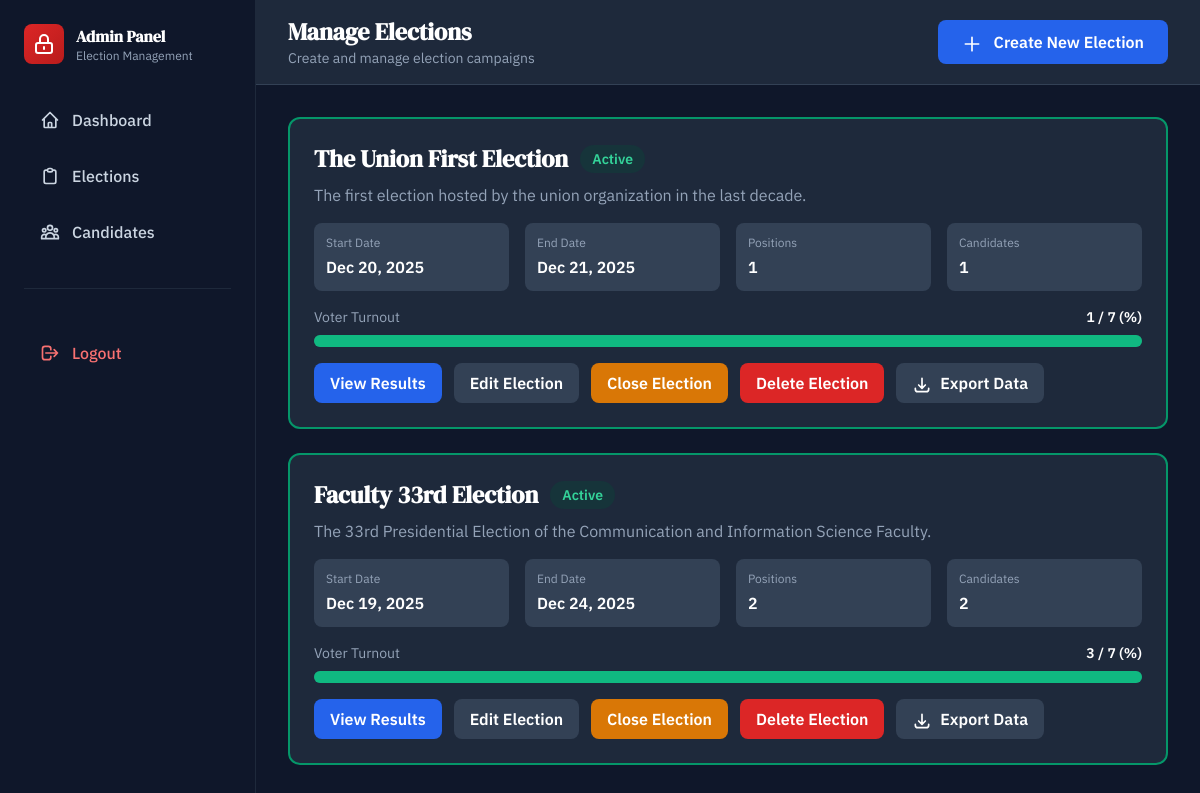
Screenshot of /adm/elections/ (signed in) with the database file from the repository.
### vsapp/models.py (models this page shows, shortened)
class Election(models.Model):
    STATUS_CHOICES = (
        ('draft', 'Draft'),
        ('scheduled', 'Scheduled'),
        ('active', 'Active'),
        ('closed', 'Closed'),
    )
    id = models.UUIDField(primary_key=True, default=uuid.uuid4, editable=False)
    title = models.CharField(max_length=200)
    description = models.TextField()
    start_date = models.DateTimeField()
    end_date = models.DateTimeField()
    status = models.CharField(max_length=10, choices=STATUS_CHOICES, default='draft')
    created_by = models.ForeignKey(User, on_delete=models.CASCADE, related_name='elections_created')
    created_at = models.DateTimeField(auto_now_add=True)
    updated_at = models.DateTimeField(auto_now=True)
    class Meta:
        ordering = ['-created_at']
        indexes = [
            models.Index(fields=['status', 'start_date']),
            models.Index(fields=['end_date']),
        ]
    @property
    def total_votes(self):
        return Vote.objects.filter(candidate__position__election=self).count()

class Position(models.Model):
    id = models.UUIDField(primary_key=True, default=uuid.uuid4, editable=False)
    election = models.ForeignKey(Election, on_delete=models.CASCADE, related_name='positions')
    title = models.CharField(max_length=100)  # e.g., "President", "Vice President"
    description = models.TextField(blank=True)
    order = models.IntegerField(default=0)  # Display order
    max_votes = models.IntegerField(default=1)  # Usually 1 vote per position
    class Meta:
        ordering = ['order', 'title']
        unique_together = ['election', 'title']

### vsapp/views.py (the view, shortened to what this page needs)
# urls.py: path('adm/elections/', views.admin_elections, name='admin_elections'),
@login_required
def admin_elections(request):
    if request.user.user_type != 'admin':
        messages.error(request, 'Access denied.')
        return redirect('index')
    elections = Election.objects.all()
    return render(request, 'admin/elections.html', {'elections': elections, 'total_voters': User.objects.filter(user_type='voter', is_active=True).count()})

### vsapp/templates/admin/elections.html (shortened to what this page needs)
<!DOCTYPE html>
<html lang="en">
<head>
    <script src="https://cdn.tailwindcss.com"></script>
</head>
<body class="bg-slate-900">
    {% include 'components/admin_sidebar.html' %}
    <div class="ml-64 min-h-screen">
        <header class="bg-slate-800 border-b border-slate-700 sticky top-0 z-40">
            <div class="px-8 py-4 flex items-center justify-between">
                <div>
                    <h1 class="text-2xl font-bold text-white serif-title">Manage Elections</h1>
                    <p class="text-slate-400 text-sm">Create and manage election campaigns</p>
                </div>
                <button onclick="showCreateModal()" class="px-6 py-2.5 bg-blue-600 hover:bg-blue-700 text-white rounded-lg font-semibold transition">
                    <svg class="w-5 h-5 inline mr-2" fill="none" stroke="currentColor" viewBox="0 0 24 24">
                        <path stroke-linecap="round" stroke-linejoin="round" stroke-width="2" d="M12 4v16m8-8H4"></path>
                    </svg>
                    Create New Election
                </button>
            </div>
        </header>
        <main class="p-8">
            <div class="space-y-6">
                {% for election in elections %}
                <div class="bg-slate-800 border-2 {% if election.status == 'active' %}border-emerald-600{% elif election.status == 'closed' %}border-red-600{% else %}border-slate-600{% endif %} rounded-xl p-6">
                    <div class="flex items-start justify-between mb-4">
                        <div class="flex-1">
                            <div class="flex items-center gap-3 mb-2">
                                <h2 class="text-2xl font-bold text-white serif-title">{{ election.title }}</h2>
                                <span class="px-3 py-1 {% if election.status == 'active' %}bg-emerald-900 bg-opacity-30 text-emerald-400{% elif election.status == 'closed' %}bg-red-900 bg-opacity-30 text-red-400{% else %}bg-slate-600 text-slate-400{% endif %} rounded-full text-sm font-semibold">
                                    {{ election.get_status_display }}
                                </span>
                            </div>
                            <p class="text-slate-400 mb-4">{{ election.description }}</p>
                            <div class="grid grid-cols-2 md:grid-cols-4 gap-4">
                                <div class="bg-slate-700 rounded-lg p-3">
                                    <p class="text-xs text-slate-400 mb-1">Start Date</p>
                                    <p class="text-white font-semibold">{{ election.start_date|date:"M j, Y" }}</p>
                                </div>
                                <div class="bg-slate-700 rounded-lg p-3">
                                    <p class="text-xs text-slate-400 mb-1">End Date</p>
                                    <p class="text-white font-semibold">{{ election.end_date|date:"M j, Y" }}</p>
                                </div>
                                <div class="bg-slate-700 rounded-lg p-3">
                                    <p class="text-xs text-slate-400 mb-1">Positions</p>
                                    <p class="text-white font-semibold">{{ election.positions.count }}</p>
                                </div>
                                <div class="bg-slate-700 rounded-lg p-3">
                                    <p class="text-xs text-slate-400 mb-1">Candidates</p>
                                    <p class="text-white font-semibold">{{ election.positions.all|length }}</p>
                                </div>
                            </div>
                        </div>
                    </div>
                    {% if election.status == 'active' %}
                    <div class="mb-4">
                        <div class="flex items-center justify-between text-sm mb-2">
                            <span class="text-slate-400">Voter Turnout</span>
                            <span class="text-white font-semibold">{{ election.total_votes }} / {{ total_voters }} ({{ election.turnout_percentage|floatformat:1 }}%)</span>
                        </div>
                        <div class="w-full bg-slate-700 rounded-full h-3">
                            <div class="bg-emerald-500 h-3 rounded-full" style="width: {{ election.turnout_percentage }}%"></div>
                        </div>
                    </div>
                    {% endif %}
                    <div class="flex flex-wrap gap-3">
                        <a href="{% url 'live_results' %}?election={{ election.id }}" class="px-4 py-2 bg-blue-600 hover:bg-blue-700 text-white rounded-lg font-semibold transition">
                            View Results
                        </a>
                        <button onclick="showEditModal('{{ election.id }}', '{{ election.title }}', '{{ election.description }}', '{{ election.start_date|date:"Y-m-d\TH:i" }}', '{{ election.end_date|date:"Y-m-d\TH:i" }}', '{{ election.status }}')" class="px-4 py-2 bg-slate-700 hover:bg-slate-600 text-white rounded-lg font-semibold transition">
                            Edit Election
                        </button>
                        {% if election.status == 'active' %}
                        <form method="post" style="display: inline;">
                            <button type="submit" class="px-4 py-2 bg-amber-600 hover:bg-amber-700 text-white rounded-lg font-semibold transition">
                                Close Election
                            </button>
                        </form>
                        {% endif %}
                        <button onclick="confirmDelete('{{ election.id }}', '{{ election.title }}')" class="px-4 py-2 bg-red-600 hover:bg-red-700 text-white rounded-lg font-semibold transition">
                            Delete Election
                        </button>
                        <button class="px-4 py-2 bg-slate-700 hover:bg-slate-600 text-white rounded-lg font-semibold transition">
                            <svg class="w-5 h-5 inline mr-1" fill="none" stroke="currentColor" viewBox="0 0 24 24">
                                <path stroke-linecap="round" stroke-linejoin="round" stroke-width="2" d="M4 16v1a3 3 0 003 3h10a3 3 0 003-3v-1m-4-4l-4 4m0 0l-4-4m4 4V4"></path>
                            </svg>
                            Export Data
                        </button>
                    </div>
                </div>
                {% endfor %}
            </div>
        </main>
    </div>
</body>
</html>

### vsapp/templates/components/admin_sidebar.html (shortened to what this page needs)
<aside class="w-64 bg-slate-900 min-h-screen fixed left-0 top-0 border-r border-slate-800">
    <div class="p-6">
        <div class="flex items-center space-x-3 mb-8">
            <div class="w-10 h-10 bg-gradient-to-br from-red-600 to-red-700 rounded-lg flex items-center justify-center">
                <svg class="w-6 h-6 text-white" fill="none" stroke="currentColor" viewBox="0 0 24 24">
                    <path stroke-linecap="round" stroke-linejoin="round" stroke-width="2" d="M12 15v2m-6 4h12a2 2 0 002-2v-6a2 2 0 00-2-2H6a2 2 0 00-2 2v6a2 2 0 002 2zm10-10V7a4 4 0 00-8 0v4h8z"></path>
                </svg>
            </div>
            <div>
                <h2 class="text-white font-bold serif-title">Admin Panel</h2>
                <p class="text-xs text-slate-400">Election Management</p>
            </div>
        </div>
        <nav class="space-y-2">
            <a href="{% url 'admin_dashboard' %}" class="flex items-center space-x-3 px-4 py-3 rounded-lg text-slate-300 hover:bg-slate-800 hover:text-white transition">
                <svg class="w-5 h-5" fill="none" stroke="currentColor" viewBox="0 0 24 24">
                    <path stroke-linecap="round" stroke-linejoin="round" stroke-width="2" d="M3 12l2-2m0 0l7-7 7 7M5 10v10a1 1 0 001 1h3m10-11l2 2m-2-2v10a1 1 0 01-1 1h-3m-6 0a1 1 0 001-1v-4a1 1 0 011-1h2a1 1 0 011 1v4a1 1 0 001 1m-6 0h6"></path>
                </svg>
                <span class="font-medium">Dashboard</span>
            </a>
            <a href="{% url 'admin_elections' %}" class="flex items-center space-x-3 px-4 py-3 rounded-lg text-slate-300 hover:bg-slate-800 hover:text-white transition">
                <svg class="w-5 h-5" fill="none" stroke="currentColor" viewBox="0 0 24 24">
                    <path stroke-linecap="round" stroke-linejoin="round" stroke-width="2" d="M9 5H7a2 2 0 00-2 2v12a2 2 0 002 2h10a2 2 0 002-2V7a2 2 0 00-2-2h-2M9 5a2 2 0 002 2h2a2 2 0 002-2M9 5a2 2 0 012-2h2a2 2 0 012 2"></path>
                </svg>
                <span class="font-medium">Elections</span>
            </a>
            <a href="{% url 'admin_candidates' %}" class="flex items-center space-x-3 px-4 py-3 rounded-lg text-slate-300 hover:bg-slate-800 hover:text-white transition">
                <span class="font-medium">Candidates</span>
            </a>
        </nav>
        <div class="mt-8 pt-8 border-t border-slate-800">
            <a href="{% url 'logout' %}" class="flex items-center space-x-3 px-4 py-3 rounded-lg text-red-400 hover:bg-red-900 hover:bg-opacity-20 transition mt-2">
                <svg class="w-5 h-5" fill="none" stroke="currentColor" viewBox="0 0 24 24">
                    <path stroke-linecap="round" stroke-linejoin="round" stroke-width="2" d="M17 16l4-4m0 0l-4-4m4 4H7m6 4v1a3 3 0 01-3 3H6a3 3 0 01-3-3V7a3 3 0 013-3h4a3 3 0 013 3v1"></path>
                </svg>
                <span class="font-medium">Logout</span>
            </a>
        </div>
    </div>
</aside>

### vsapp/templates/admin/elections.html (style rules this page uses)
body { font-family: 'IBM Plex Sans', sans-serif; background: #0f172a; }
.serif-title { font-family: 'DM Serif Display', serif; }

### rows the page displays
Election: title "The Union First Election", status "Active", description "The first election hosted by the union organization in the last decade.", start_date "Dec 20, 2025", end_date "Dec 21, 2025", positions.count "1", positions.all|length "1", total_votes "1", total_voters "7"
Election: title "Faculty 33rd Election", status "Active", description "The 33rd Presidential Election of the Communication and Information Science Faculty.", start_date "Dec 19, 2025", end_date "Dec 24, 2025", positions.count "2", positions.all|length "2", total_votes "3", total_voters "7"
